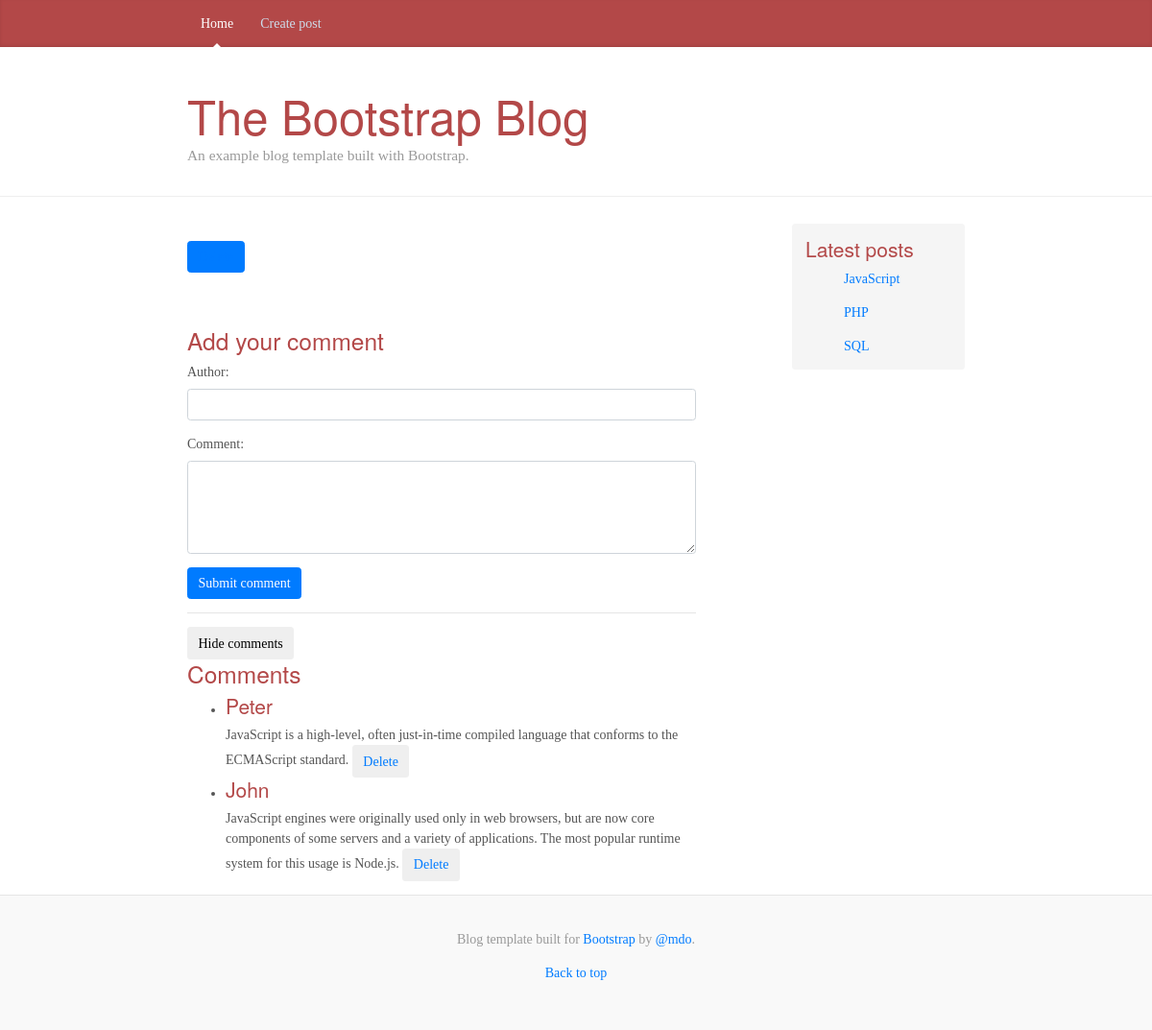
Before: /single-post.php?post_id=3 with the older database file.
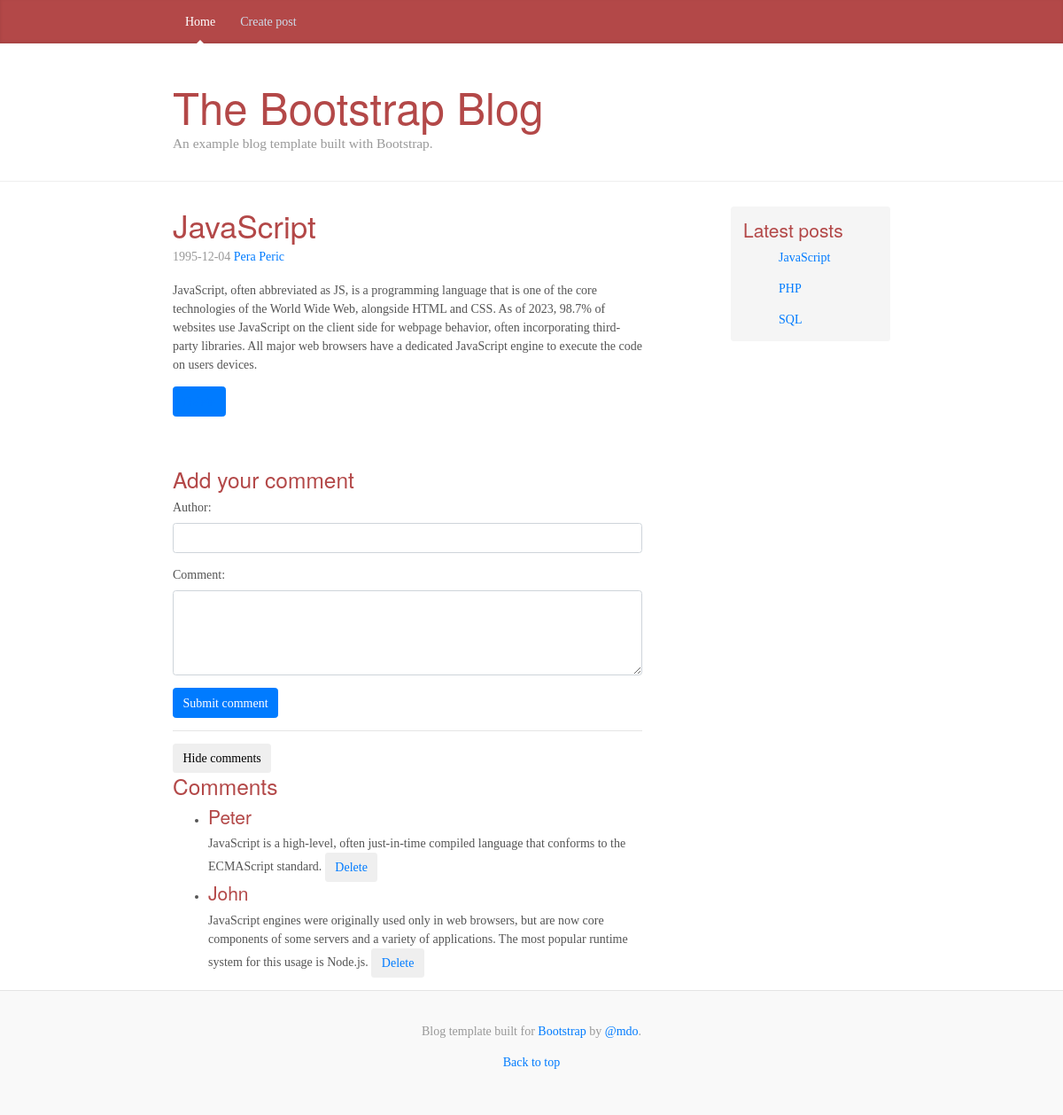
After: the same page with the newer database file.
### tables this page shows
CREATE TABLE comments(
    id int auto_increment, 
    author varchar(100) not null, 
    text text not null,
    post_id int not null,
    primary key (id), 
    foreign key (post_id) references posts(id)
);

create table posts(id int auto_increment, 
title varchar(255) not null, 
body text not null, 
author int, 
created_at date not null, 
primary key(id));

CREATE TABLE users(
    id int auto_increment, 
    first_name varchar(100) not null, 
    last_name varchar(100) not null,
    primary key (id)
);

### db.php (called while the page is built, shortened)
<?php
function getData($sql, $connection, $fetchAll = false)
{
    $statement = $connection->prepare($sql);
    $statement->execute();
    $statement->setFetchMode(PDO::FETCH_ASSOC);
    return $fetchAll ? $statement->fetchAll() : $statement->fetch();
}
?>

### single-post.php (the view, shortened to what this page needs)
<?php include('db.php') ?>
<?php include('header.php') ?>
<main role="main" class="container">
    <div class="row">
        <div class="col-sm-8 blog-main">
            <?php
             if(isset($_GET['post_id'])) {
                $sql1 = "SELECT p.*, users.id as userID, users.first_name, users.last_name FROM posts p inner join users on p.author = users.id WHERE p.id = {$_GET['post_id']}";
                $post = getData($sql1, $connection, $fetchAll = false);
                $sql2 = "SELECT * FROM comments c WHERE c.post_id = {$_GET['post_id']}";
                $comments = getData($sql2, $connection, $fetchAll = true);
                ?>
                <?php
            } else {
                echo ('post_id nije prosledjen kroz $_GET');
            }
            ?>
             <div class="blog-post">
                <a href="single-post.php?post_id=<?php echo ($post['id']) ?>">
                    <h2 class="blog-post-title">
                        <?php echo ($post['title']) ?>
                    </h2>
                </a>
                <p class="blog-post-meta">
                    <?php echo ($post['created_at']) ?> <a href="#">
                    <?php echo ($post['first_name'] . ' ' . $post['last_name']) ?>
                    </a>
                </p>
                <p>
                    <?= $post['body'] ?>
                </p>
                <button class="btn btn-primary" onclick="Delete()" ><a
                        href="delete-post.php?post_id=<?= $postId ?>&id=<?= $comment['id'] ?>">Delete</a></button>
            </div>
            <?php include('comments.php') ?>
        </div>
            <?php include('sidebar.php'); ?>
</main>
<?php include('footer.php') ?>

### header.php (shortened to what this page needs)
<!DOCTYPE html>
<html lang="en">
<head>
    <link rel="stylesheet" href="https://maxcdn.bootstrapcdn.com/bootstrap/4.0.0-beta.2/css/bootstrap.min.css"
 />
    <link href="styles/styles.css" rel="stylesheet" />
</head>
<body>
    <header>
        <div class="blog-masthead">
            <div class="container">
                <nav class="nav">
                    <a class="nav-link active" href="index.php">Home</a>
                    <a class="nav-link" href="create-post.php">Create post</a>
                </nav>
            </div>
        </div>
        <div class="blog-header">
            <div class="container">
                <h1 class="blog-title">The Bootstrap Blog</h1>
                <p class="lead blog-description">
                    An example blog template built with Bootstrap.
                </p>
            </div>
        </div>
    </header>

### comments.php (shortened to what this page needs)
<?php $postId = $_GET['post_id']; ?>
<div class="comments">
    <h3>Add your comment</h3>
    <form action="create-comment.php" method="post" onsubmit="return validateForm();">
        <div class="form-group">
            <label for="author">Author:</label>
            <input type="text" name="author" id="author" class="form-control">
        </div>
        <div class="form-group">
            <label for="text">Comment:</label>
            <textarea name="text" id="text" class="form-control" rows="4"></textarea>
        </div>
        <button type="submit" class="btn btn-primary">Submit comment</button>
    </form>
    <hr>
    <button class="btn btn-default" id="comments-btn">Hide comments</button>
    <h3>Comments</h3>
    <ul id="comments-list">
        <?php foreach ($comments as $comment) { ?>
            <li class="">
                <h4>
                    <?= $comment['author'] ?>
                </h4>
                <?= $comment['text'] ?>
                <button class="btn btn-default"><a
                        href="delete-comment.php?post_id=<?= $postId ?>&id=<?= $comment['id'] ?>">Delete</a></button>
            </li>
        <?php } ?>
    </ul>
</div>

### sidebar.php
<?php include_once('db.php'); ?>
<aside class="col-sm-3 ml-sm-auto blog-sidebar">
    <div class="sidebar-module sidebar-module-inset">
        <h4>Latest posts</h4>
        <ol class="list">
            <?php
            $latestPosts = "SELECT * FROM posts ORDER BY created_at DESC LIMIT 5";
            $latest5 = getData($latestPosts, $connection,true);
            foreach ($latest5 as $post) {
                echo '<p><a href="single-post.php?post_id=' . $post['id'] . '">' . $post['title'] . '</a></p>';
            }
          ?>
        </ol>
    </div>
</aside>

### footer.php (shortened to what this page needs)
<footer class="blog-footer">
      <p>
        Blog template built for
        <a href="https://getbootstrap.com/">Bootstrap</a> by
        <a href="https://twitter.com/mdo">@mdo</a>.
      </p>
      <p>
        <a href="#">Back to top</a>
      </p>
</footer>

### styles/styles.css (style rules this page uses)
@media (min-width: 48em) { html { font-size: 14px; } }
body { font-family: Georgia, "Times New Roman", Times, serif; color: #555; }
h1, .h1, h2, .h2, h3, .h3, h4, .h4, h5, .h5, h6, .h6 { font-family: "Helvetica Neue", Helvetica, Arial, sans-serif; font-weight: 400; color: #b34848; }
.container { max-width: 60rem; }
.blog-masthead { margin-bottom: 3rem; background-color: #b34848; box-shadow: inset 0 -0.1rem 0.25rem rgba(0, 0, 0, 0.1); }
.nav-link { position: relative; padding: 1rem; font-weight: 500; color: #cdddeb; }
.nav-link.active { color: #fff; }
.nav-link.active::after { position: absolute; bottom: 0; left: 50%; width: 0; height: 0; margin-left: -0.3rem; vertical-align: middle; content: ""; border-right: 0.3rem solid transparent; border-bottom: 0.3rem solid; border-left: 0.3rem solid transparent; }
.blog-header { padding-bottom: 1.25rem; margin-bottom: 2rem; border-bottom: 0.05rem solid #eee; }
.blog-title { margin-bottom: 0; font-size: 2rem; font-weight: 400; }
.blog-description { font-size: 1.1rem; color: #999; }
@media (min-width: 40em) { .blog-title { font-size: 3.5rem; } }
.sidebar-module { padding: 1rem; }
.sidebar-module-inset { padding: 1rem; background-color: #f5f5f5; border-radius: 0.25rem; }
.sidebar-module-inset p:last-child, .sidebar-module-inset ul:last-child, .sidebar-module-inset ol:last-child { margin-bottom: 0; }
.blog-post { margin-bottom: 4rem; }
.blog-post-title { margin-bottom: 0.25rem; font-size: 2.5rem; }
.blog-post-meta { margin-bottom: 1.25rem; color: #999; }
.blog-footer { padding: 2.5rem 0; color: #999; text-align: center; background-color: #f9f9f9; border-top: 0.05rem solid #e5e5e5; }

Changed rows visible on the page:
changed posts "JavaScript": title (not shown) → "JavaScript"; created_at (not shown) → "1995-12-04"; users.first_name (not shown) → "Pera"; users.last_name (not shown) → "Peric"; body (not shown) → "JavaScript, often abbreviated as JS, is a programming language that is one of the core technologies of the World Wide Web, alongside HTML and CSS. As of 2023, 98.7% of websites use JavaScript on the client side for webpage behavior, often incorporating third-party libraries. All major web browsers have a dedicated JavaScript engine to execute the code on users devices."
